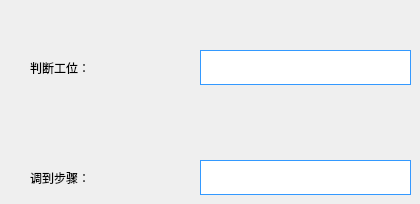
    <widget class="QWidget" name="page_17">
     <widget class="QLabel" name="label_bolt_3">
      <property name="geometry">
       <rect>
        <x>30</x>
        <y>50</y>
        <width>121</width>
        <height>35</height>
       </rect>
      </property>
      <property name="styleSheet">
       <string notr="true">font: 14pt &quot;黑体&quot;;</string>
      </property>
      <property name="text">
       <string>判断工位：</string>
      </property>
     </widget>
     <widget class="QLabel" name="label_bolt_4">
      <property name="geometry">
       <rect>
        <x>30</x>
        <y>160</y>
        <width>121</width>
        <height>35</height>
       </rect>
      </property>
      <property name="styleSheet">
       <string notr="true">font: 14pt &quot;黑体&quot;;</string>
      </property>
      <property name="text">
       <string>调到步骤：</string>
      </property>
     </widget>
     <widget class="QLineEdit" name="lineEdit_StationTrue">
      <property name="geometry">
       <rect>
        <x>200</x>
        <y>50</y>
        <width>211</width>
        <height>35</height>
       </rect>
      </property>
      <property name="focusPolicy">
       <enum>Qt::ClickFocus</enum>
      </property>
      <property name="styleSheet">
       <string notr="true">font: 14pt &quot;黑体&quot;;
border-width:1px; 
border-style:solid; 
border-color:rgb(51, 153, 255); 
margin-top: 0ex;</string>
      </property>
      <property name="text">
       <string/>
      </property>
     </widget>
     <widget class="QLineEdit" name="lineEdit_JumpStep">
      <property name="geometry">
       <rect>
        <x>200</x>
        <y>160</y>
        <width>211</width>
        <height>35</height>
       </rect>
      </property>
      <property name="focusPolicy">
       <enum>Qt::ClickFocus</enum>
      </property>
      <property name="styleSheet">
       <string notr="true">font: 14pt &quot;黑体&quot;;
border-width:1px; 
border-style:solid; 
border-color:rgb(51, 153, 255); 
margin-top: 0ex;</string>
      </property>
      <property name="text">
       <string/>
      </property>
     </widget>
    </widget>
